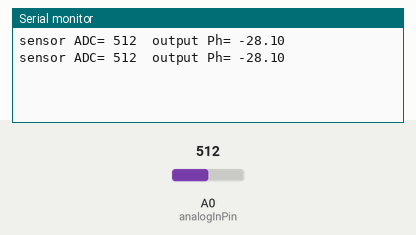
Simulated run of this sketch. Board: Arduino Uno, built with avr-gcc and run on an emulated ATmega328P. Parts: the last lines printed to the serial monitor. Inputs (shaded band) come from the test bench; at power-on: A0 (analogInPin) = 512.

Above: at 1.8 s.
1.9 s: A0 (analogInPin) set to 716
At 2.8 s:
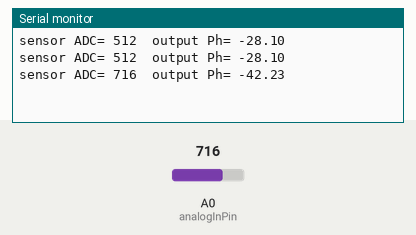
3.4 s: A0 (analogInPin) set to 900
At 4.4 s:
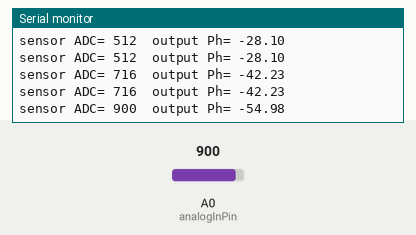
Timing chart, 0 to 6.4 s (numbered marks = the images above; inputs shaded):
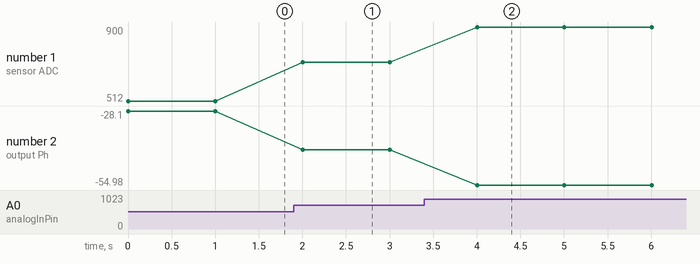

Measured:
- after the input at 1.9 s, the serial monitor: prints a new line after 0.10 s (image 1)
- after the input at 3.4 s, the serial monitor: prints a new line after 0.60 s (image 2)
- plotted number 1: 512 → 716 after the input at 1.9 s, 716 → 900 after the input at 3.4 s
- plotted number 2: -28.1 → -42.23 after the input at 1.9 s, -42.23 → -54.98 after the input at 3.4 s

The sketch:

sensor_ph_tanah.ino
```cpp
//tes sensor pH tanah

/*
wiring:
kabel putih -> GND
kabel hitam -> output to A0
*/

//analog pin
#define analogInPin A0  //sambungkan kabel hitam (output) ke pin A0

//variable
int sensorValue = 0;        //ADC value from sensor
float outputValue = 0.0;        //pH value after conversion

void setup() {
  //initialize serial communications at 9600 bps:
  Serial.begin(9600);
}

void loop() {
  //read the analog in value:
  sensorValue = analogRead(analogInPin);

  //Mathematical conversion from ADC to pH
  //rumus didapat berdasarkan datasheet
  outputValue = (-0.0693*sensorValue)+7.3855;

  //print the results to the serial monitor:
  Serial.print("sensor ADC= ");
  Serial.print(sensorValue);
  Serial.print("  output Ph= ");
  Serial.println(outputValue);

  delay(1000);
}
```
